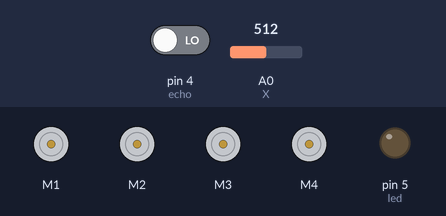
The sketch below on a simulated Arduino Uno, built with avr-gcc and run on an emulated ATmega328P. Shown: 4 × DC motor (green arrow = forward, orange = backward, longer = faster), output pins drawn as LEDs (lit = HIGH). The test bench sets the inputs (shaded band); at power-on: pin 4 (echo) LOW, A0 (X) = 512. Pins used as bus, display or sensor lines are not drawn.

Above: at 0.1 s.
At 1.1 s:
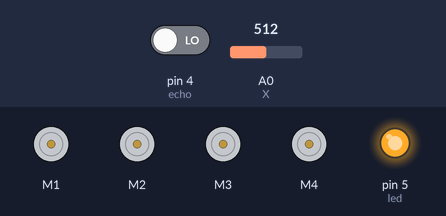
Timing chart, 0 to 2.6 s (numbered marks = the images above):
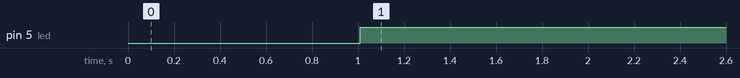

Measured:
- by itself, pin 5 (led): LOW → HIGH at 1.0 s

The sketch:

BAN_LAP_TRINH_WETECH4.ino
```cpp
#include <AFMotor.h>
 AF_DCMotor motor1(1,MOTOR12_1KHZ);
 AF_DCMotor motor2(2,MOTOR12_1KHZ);
 AF_DCMotor motor3(3,MOTOR34_1KHZ);
 AF_DCMotor motor4(4,MOTOR34_1KHZ);


         boolean goesForward=false;
           int speedSet = 0;

            int X = A0;
             int Y = A1;
              int button =2;
               const int trig = 3;
                const int echo = 4;
                 int led = 5;


void setup() {
pinMode(X, INPUT);
  pinMode(Y,INPUT);
   pinMode(button, INPUT);
    pinMode(trig, OUTPUT);
     pinMode(echo, INPUT);
      pinMode(led, OUTPUT);
      motor1.setSpeed(230);
           motor2.setSpeed(230);
            motor3.setSpeed(230);
             motor4.setSpeed(230);
        Serial.begin(9600);

}

void loop() {
unsigned long duration;
   int button = digitalRead(button);
    int distance = (duration/2/29.412);
     int x = analogRead(X);
      int y = analogRead(Y);


        duration = pulseIn(echo,HIGH);
         digitalWrite(trig,LOW);
          delay(5);
           digitalWrite(trig,HIGH);
            delay(5);
             digitalWrite(trig, LOW);

  if (button = 1) {
   digitalWrite(led, HIGH);
    delay(5000);
     digitalWrite(led, LOW);

       }

         if (distance < 10) {
          digitalWrite(led,HIGH);
           }
            else {
             digitalWrite(led,LOW);
              }

                if (1022 <= X <= 1023) {
       motor1.run(FORWARD);
        motor2.run(FORWARD);
         motor3.run(FORWARD);
          motor4.run(FORWARD);
                  }
                   else {

   motor1.run(RELEASE);
    motor2.run(RELEASE);
     motor3.run(RELEASE);
      motor4.run(RELEASE);
                     }

                       if (X = 0) {
       motor1.run(BACKWARD);
        motor2.run(BACKWARD);
         motor3.run(BACKWARD);
          motor4.run(BACKWARD);
                         }
                          else {
   motor1.run(RELEASE);
    motor2.run(RELEASE);
     motor3.run(RELEASE);
      motor4.run(RELEASE);
                            }

                              if (1022 <= Y <= 1023) {
       motor1.run(BACKWARD);
        motor2.run(FORWARD);
         motor3.run(FORWARD);
          motor4.run(BACKWARD);
                                }
                                 else {
                                   }
   motor1.run(RELEASE);
    motor2.run(RELEASE);
     motor3.run(RELEASE);
      motor4.run(RELEASE);
                                     if (Y = 0) {
       motor1.run(FORWARD);
        motor2.run(BACKWARD);
         motor3.run(BACKWARD);
          motor4.run(FORWARD);
                                       }
                                        else {
   motor1.run(RELEASE);
    motor2.run(RELEASE);
     motor3.run(RELEASE);
      motor4.run(RELEASE);
                                          }

}
```
